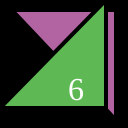
Frame 1 (no input)
Frame 60 (no input): identical to frame 1, image omitted
Frame 120 (the mouse pressed at the canvas centre since frame 60): identical to frame 1, image omitted

The p5.js sketch that drew this single still picture (run headless with seeded random() and noise() and a simulated clock; from frame 60 on, the mouse is pressed at the canvas centre):

// p5.js sketch
// ── sketch.js
function setup() {
  createCanvas(128,128);
}

function draw() {
  background(0);
  strokeWeight(4);
  fill(178, 100, 162);
  triangle(12,10,116,120,116,10);
  fill(94, 185, 84);
  triangle(0,108,106,108,106,0);
  fill(255);
  textSize(32);
  textFont("serif");
  text("6", 68, 100);
}
